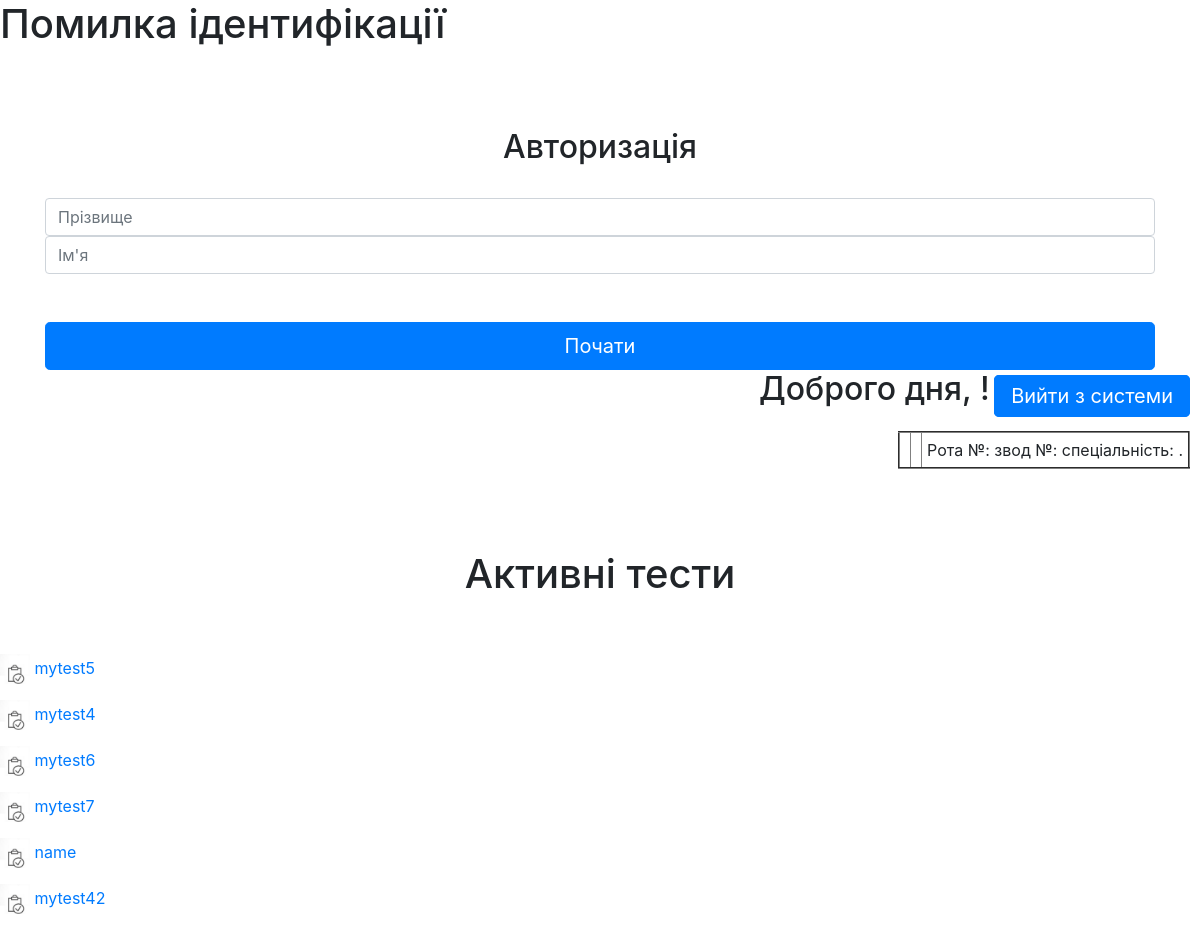
Before: /test_start.php with the older database file.
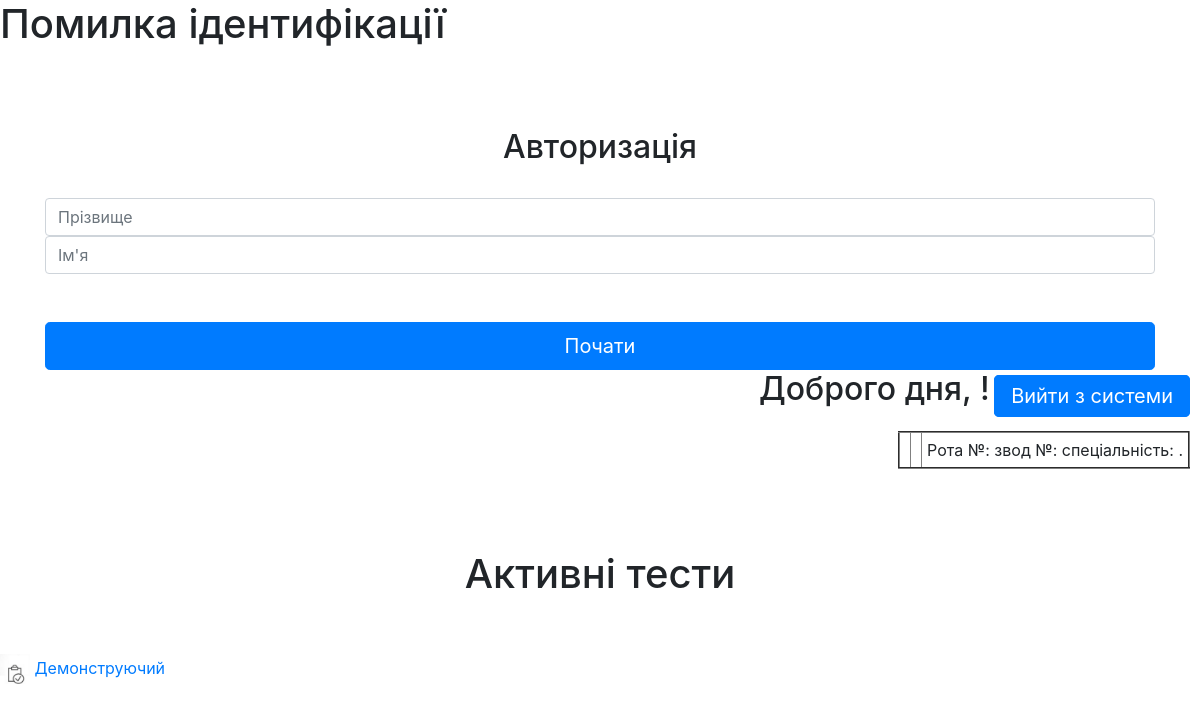
After: the same page with the newer database file.
### tables this page shows
CREATE TABLE `tests` (
  `id_test` int(11) NOT NULL,
  `testname` varchar(60) NOT NULL,
  `testputh` varchar(100) DEFAULT NULL,
  `active` tinyint(1) NOT NULL,
  `count_quest` int(11) DEFAULT NULL,
  `sum_ball` int(11) DEFAULT NULL,
  `include_impot` int(11) DEFAULT NULL,
  `random` int(11) DEFAULT NULL,
  `show_result` tinyint(4) DEFAULT NULL
);

### test_active.php (the view, shortened to what this page needs)
<h1 align="center"> Активні тести</h1>
<br><br>
<?php
    require ('conection_db.php');
    $query = "SELECT * FROM `tests` WHERE active = 1";
    $result = mysqli_query($conection, $query) or die(mysqli_error($conection));
    $count = mysqli_num_rows($result);
    if($count > 0)
    {
        for($iter = 0; $iter < $count; $iter++)
        {
            $row = mysqli_fetch_row($result);?>
        <p>
           <a href= "view_test.php?id=<?php echo $row[0]; ?>" ><img src="images/testicon.jpg" width="30" height="30" >
                <?php echo "$row[1]"?>
            </a>
         </p>
    <?php
        }
    }
    ?>

### test_start.php (shortened to what this page needs)
<!DOCTYPE html>
<html lang="ru">
<head>
    <link rel="stylesheet" href="https://stackpath.bootstrapcdn.com/bootstrap/4.1.3/css/bootstrap.min.css">
</head>
<body>
<?php
    require ('conection_db.php');
    if(!isset($_SESSION["user_id"]))
    {
        echo "<h1>Помилка ідентифікації</h1>";
        require ('log_in.php');
    }
    $id_user = $_SESSION["user_id"];
    $fio = "  ";
    $fio .=  mysqli_fetch_array(mysqli_query($conection, "SELECT * FROM `users` WHERE id_user = '$id_user' "))['usersurname'];
    $fio .= "  ";
    $username =  mysqli_fetch_array(mysqli_query($conection, "SELECT * FROM `users` WHERE id_user = '$id_user' "))['username'];
    $fio .=  $username;
    $fio .= "  ";
    $fio .=  mysqli_fetch_array(mysqli_query($conection, "SELECT * FROM `users` WHERE id_user = '$id_user' "))['userlastname'];
    $fio .= "  ";
    $rung_id = mysqli_fetch_array(mysqli_query($conection, "SELECT * FROM `users` WHERE id_user = '$id_user' "))['userrung_id'];
    $rung = "  ";
    $rung .= mysqli_fetch_array(mysqli_query($conection, "SELECT * FROM `user_rung` WHERE id_rung = '$rung_id' "))['rungname'];
    $rung .= "  ";
    $id_comp =  mysqli_fetch_array(mysqli_query($conection, "SELECT * FROM `users` WHERE id_user = '$id_user' "))['company_id'];
    $id_plat =  mysqli_fetch_array(mysqli_query($conection, "SELECT * FROM `users` WHERE id_user = '$id_user' "))['platoon_id'];
    $id_spec =  mysqli_fetch_array(mysqli_query($conection, "SELECT * FROM `users` WHERE id_user = '$id_user' "))['specialty_id'];
    $subdiv = "  Рота №: ";
    $subdiv .=  mysqli_fetch_array(mysqli_query($conection, "SELECT * FROM `company` WHERE id_company = '$id_comp' "))['companynumber'];
    $subdiv .= "    звод №: ";
    $subdiv .=  mysqli_fetch_array(mysqli_query($conection, "SELECT * FROM `platoon` WHERE id_platoon = '$id_plat' "))['platoonnumber'];
    $subdiv .= "    спеціальність: ";
    $subdiv .=  mysqli_fetch_array(mysqli_query($conection, "SELECT * FROM `specialty` WHERE id_specialty = '$id_spec' "))['specialtyname'];
    $subdiv .= ".  ";
?>
    <div id="welcome" align="right" style="margin-right:10px; height:180px">
    <div style="margin-top:10px; display : inline;"> <h2 style="display : inline"   > Доброго дня,  <?php echo $username; ?> !</h2> </div> <a  href="logout.php" class="btn btn-lg btn-primary btn-block" style="display : inline; " > Вийти з системи </a>
        <table cellpadding="5" border="2" style=" margin-top:20px;">
            <tr>
                <td><?php echo $fio; ?></td>
                <td><?php echo $rung; ?></td>
                <td><?php echo $subdiv; ?></td>
            </tr>
        </table>
    </div>
<?php include("test_active.php"); ?>
</body>
</html>

### log_in.php (shortened to what this page needs)
<!DOCTYPE html>
<html lang="ru">
<head>
    <link rel="stylesheet" href="https://stackpath.bootstrapcdn.com/bootstrap/4.1.3/css/bootstrap.min.css">
</head>
<body>
    <div class="container">
        <form class="form-signin" action="index.php" method="post">
            <br><br><br>
            <h2 align="center">Авторизація</h2>
            <br>
            <input type="text" name="user_surname" class="form-control"   <?php if(isset($usersurname)) echo "value = \"$usersurname\""; else echo "placeholder=\"Прiзвище\" required";?> >
            <input type="text" name="user_name" class="form-control"   <?php if(isset($username)) echo "value = \"$username\""; else echo "placeholder=\"Iм'я\" required";?> >
            <br><br>
            <button class="btn btn-lg btn-primary btn-block" type="submit">Почати</button>
    </form>
</div>
</body>
</html>

Changed rows visible on the page:
removed tests: testname "mytest5"
removed tests: testname "mytest4"
removed tests: testname "mytest6"
removed tests: testname "mytest7"
removed tests: testname "name"
removed tests: testname "mytest42"
added tests: testname "Демонструючий"
